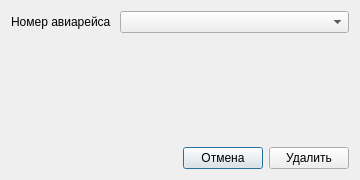
<?xml version="1.0" encoding="UTF-8"?>
<ui version="4.0">
 <class>DeleteFlightDialog</class>
 <widget class="QDialog" name="DeleteFlightDialog">
  <property name="windowModality">
   <enum>Qt::WindowModal</enum>
  </property>
  <property name="geometry">
   <rect>
    <x>0</x>
    <y>0</y>
    <width>360</width>
    <height>180</height>
   </rect>
  </property>
  <property name="sizePolicy">
   <sizepolicy hsizetype="Fixed" vsizetype="Fixed">
    <horstretch>0</horstretch>
    <verstretch>0</verstretch>
   </sizepolicy>
  </property>
  <property name="windowTitle">
   <string>Удалить авиарейс</string>
  </property>
  <layout class="QGridLayout" name="gridLayout">
   <item row="0" column="0" colspan="3">
    <layout class="QFormLayout" name="formLayout">
     <item row="0" column="0">
      <widget class="QLabel" name="label">
       <property name="text">
        <string>Номер авиарейса </string>
       </property>
      </widget>
     </item>
     <item row="0" column="1">
      <widget class="QComboBox" name="cB_FlightNumber"/>
     </item>
    </layout>
   </item>
   <item row="1" column="0">
    <spacer name="horizontalSpacer">
     <property name="orientation">
      <enum>Qt::Horizontal</enum>
     </property>
     <property name="sizeHint" stdset="0">
      <size>
       <width>135</width>
       <height>20</height>
      </size>
     </property>
    </spacer>
   </item>
   <item row="1" column="1">
    <widget class="QPushButton" name="pBtn_Cancel">
     <property name="text">
      <string>Отмена</string>
     </property>
    </widget>
   </item>
   <item row="1" column="2">
    <widget class="QPushButton" name="pBtn_Delete">
     <property name="text">
      <string>Удалить</string>
     </property>
    </widget>
   </item>
  </layout>
 </widget>
 <resources/>
 <connections/>
</ui>
